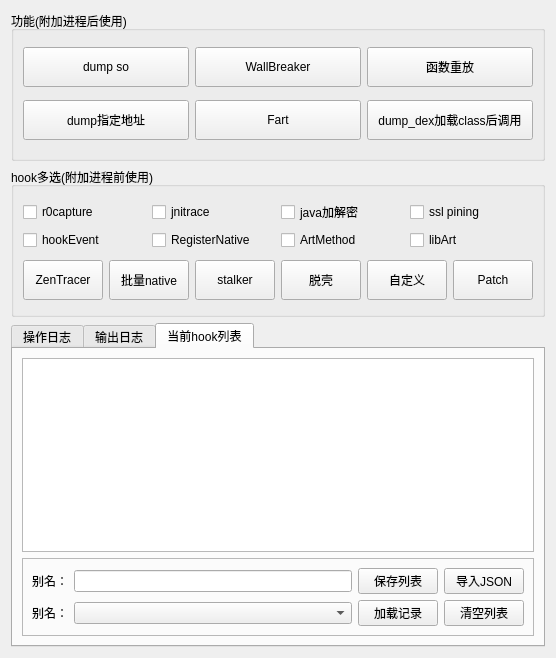
                        <widget class="QWidget" name="tab_2">
                            <attribute name="title">
                                <string>主界面</string>
                            </attribute>
                            <layout class="QGridLayout" name="gridLayout_6">
                                <item row="0" column="0">
                                    <widget class="QGroupBox" name="groupBox">
                                        <property name="minimumSize">
                                            <size>
                                                <width>0</width>
                                                <height>150</height>
                                            </size>
                                        </property>
                                        <property name="title">
                                            <string>功能(附加进程后使用)</string>
                                        </property>
                                        <layout class="QGridLayout" name="gridLayout_4">
                                            <item row="2" column="0">
                                                <widget class="QPushButton" name="btnDumpPtr">
                                                    <property name="minimumSize">
                                                        <size>
                                                            <width>0</width>
                                                            <height>40</height>
                                                        </size>
                                                    </property>
                                                    <property name="text">
                                                        <string>dump指定地址</string>
                                                    </property>
                                                </widget>
                                            </item>
                                            <item row="2" column="1">
                                                <widget class="QPushButton" name="btnFart">
                                                    <property name="minimumSize">
                                                        <size>
                                                            <width>0</width>
                                                            <height>40</height>
                                                        </size>
                                                    </property>
                                                    <property name="text">
                                                        <string>Fart</string>
                                                    </property>
                                                </widget>
                                            </item>
                                            <item row="2" column="2">
                                                <widget class="QPushButton" name="btnDumpDex">
                                                    <property name="minimumSize">
                                                        <size>
                                                            <width>0</width>
                                                            <height>40</height>
                                                        </size>
                                                    </property>
                                                    <property name="text">
                                                        <string>dump_dex加载class后调用</string>
                                                    </property>
                                                </widget>
                                            </item>
                                            <item row="0" column="0">
                                                <widget class="QPushButton" name="btnDumpSo">
                                                    <property name="minimumSize">
                                                        <size>
                                                            <width>0</width>
                                                            <height>40</height>
                                                        </size>
                                                    </property>
                                                    <property name="text">
                                                        <string>dump so</string>
                                                    </property>
                                                </widget>
                                            </item>
                                            <item row="0" column="1">
                                                <widget class="QPushButton" name="btnWallbreaker">
                                                    <property name="minimumSize">
                                                        <size>
                                                            <width>0</width>
                                                            <height>40</height>
                                                        </size>
                                                    </property>
                                                    <property name="text">
                                                        <string>WallBreaker</string>
                                                    </property>
                                                </widget>
                                            </item>
                                            <item row="0" column="2">
                                                <widget class="QPushButton" name="btnCallFunction">
                                                    <property name="minimumSize">
                                                        <size>
                                                            <width>0</width>
                                                            <height>40</height>
                                                        </size>
                                                    </property>
                                                    <property name="text">
                                                        <string>函数重放</string>
                                                    </property>
                                                </widget>
                                            </item>
                                        </layout>
                                    </widget>
                                </item>
                                <item row="1" column="0">
                                    <widget class="QGroupBox" name="groupBox_2">
                                        <property name="minimumSize">
                                            <size>
                                                <width>0</width>
                                                <height>150</height>
                                            </size>
                                        </property>
                                        <property name="title">
                                            <string>hook多选(附加进程前使用)</string>
                                        </property>
                                        <layout class="QGridLayout" name="gridLayout_7">
                                            <item row="0" column="0">
                                                <layout class="QGridLayout" name="gridLayout_5">
                                                    <item row="0" column="0">
                                                        <widget class="QCheckBox" name="chkNetwork">
                                                            <property name="text">
                                                                <string>r0capture</string>
                                                            </property>
                                                        </widget>
                                                    </item>
                                                    <item row="0" column="1">
                                                        <widget class="QCheckBox" name="chkJni">
                                                            <property name="text">
                                                                <string>jnitrace</string>
                                                            </property>
                                                        </widget>
                                                    </item>
                                                    <item row="0" column="2">
                                                        <widget class="QCheckBox" name="chkJavaEnc">
                                                            <property name="text">
                                                                <string>java加解密</string>
                                                            </property>
                                                        </widget>
                                                    </item>
                                                    <item row="0" column="3">
                                                        <widget class="QCheckBox" name="chkSslPining">
                                                            <property name="text">
                                                                <string>ssl pining</string>
                                                            </property>
                                                        </widget>
                                                    </item>
                                                    <item row="1" column="0">
                                                        <widget class="QCheckBox" name="chkHookEvent">
                                                            <property name="text">
                                                                <string>hookEvent</string>
                                                            </property>
                                                        </widget>
                                                    </item>
                                                    <item row="1" column="1">
                                                        <widget class="QCheckBox" name="chkRegisterNative">
                                                            <property name="text">
                                                                <string>RegisterNative</string>
                                                            </property>
                                                        </widget>
                                                    </item>
                                                    <item row="1" column="2">
                                                        <widget class="QCheckBox" name="chkArtMethod">
                                                            <property name="text">
                                                                <string>ArtMethod</string>
                                                            </property>
                                                        </widget>
                                                    </item>
                                                    <item row="1" column="3">
                                                        <widget class="QCheckBox" name="chkLibArt">
                                                            <property name="text">
                                                                <string>libArt</string>
                                                            </property>
                                                        </widget>
                                                    </item>
                                                </layout>
                                            </item>
                                            <item row="1" column="0">
                                                <layout class="QHBoxLayout" name="horizontalLayout">
                                                    <item>
                                                        <widget class="QPushButton" name="btnMatchMethod">
                                                            <property name="minimumSize">
                                                                <size>
                                                                    <width>0</width>
                                                                    <height>40</height>
                                                                </size>
                                                            </property>
                                                            <property name="text">
                                                                <string>ZenTracer</string>
                                                            </property>
                                                        </widget>
                                                    </item>
                                                    <item>
                                                        <widget class="QPushButton" name="btnNatives">
                                                            <property name="minimumSize">
                                                                <size>
                                                                    <width>0</width>
                                                                    <height>40</height>
                                                                </size>
                                                            </property>
                                                            <property name="text">
                                                                <string>批量native</string>
                                                            </property>
                                                        </widget>
                                                    </item>
                                                    <item>
                                                        <widget class="QPushButton" name="btnStalker">
                                                            <property name="minimumSize">
                                                                <size>
                                                                    <width>0</width>
                                                                    <height>40</height>
                                                                </size>
                                                            </property>
                                                            <property name="text">
                                                                <string>stalker</string>
                                                            </property>
                                                        </widget>
                                                    </item>
                                                    <item>
                                                        <widget class="QPushButton" name="btnTuoke">
                                                            <property name="minimumSize">
                                                                <size>
                                                                    <width>0</width>
                                                                    <height>40</height>
                                                                </size>
                                                            </property>
                                                            <property name="text">
                                                                <string>脱壳</string>
                                                            </property>
                                                        </widget>
                                                    </item>
                                                    <item>
                                                        <widget class="QPushButton" name="btnCustom">
                                                            <property name="enabled">
                                                                <bool>true</bool>
                                                            </property>
                                                            <property name="minimumSize">
                                                                <size>
                                                                    <width>0</width>
                                                                    <height>40</height>
                                                                </size>
                                                            </property>
                                                            <property name="text">
                                                                <string>自定义</string>
                                                            </property>
                                                        </widget>
                                                    </item>
                                                    <item>
                                                        <widget class="QPushButton" name="btnPatch">
                                                            <property name="enabled">
                                                                <bool>true</bool>
                                                            </property>
                                                            <property name="minimumSize">
                                                                <size>
                                                                    <width>0</width>
                                                                    <height>40</height>
                                                                </size>
                                                            </property>
                                                            <property name="text">
                                                                <string>Patch</string>
                                                            </property>
                                                        </widget>
                                                    </item>
                                                </layout>
                                            </item>
                                        </layout>
                                    </widget>
                                </item>
                                <item row="2" column="0">
                                    <widget class="QTabWidget" name="groupLogs">
                                        <property name="currentIndex">
                                            <number>2</number>
                                        </property>
                                        <widget class="QWidget" name="tab_3">
                                            <attribute name="title">
                                                <string>操作日志</string>
                                            </attribute>
                                            <layout class="QGridLayout" name="gridLayout_3">
                                                <item row="0" column="0">
                                                    <widget class="QPlainTextEdit" name="txtLogs">
                                                        <property name="readOnly">
                                                            <bool>true</bool>
                                                        </property>
                                                    </widget>
                                                </item>
                                            </layout>
                                        </widget>
                                        <widget class="QWidget" name="tab_5">
                                            <attribute name="title">
                                                <string>输出日志</string>
                                            </attribute>
                                            <layout class="QGridLayout" name="gridLayout_2">
                                                <item row="0" column="0">
                                                    <widget class="QPlainTextEdit" name="txtoutLogs">
                                                        <property name="readOnly">
                                                            <bool>true</bool>
                                                        </property>
                                                    </widget>
                                                </item>
                                            </layout>
                                        </widget>
                                        <widget class="QWidget" name="tab_4">
                                            <attribute name="title">
                                                <string>当前hook列表</string>
                                            </attribute>
                                            <layout class="QGridLayout" name="gridLayout_9">
                                                <item row="0" column="0">
                                                    <widget class="QTableWidget" name="tabHooks">
                                                        <property name="editTriggers">
                                                            <set>QAbstractItemView::NoEditTriggers</set>
                                                        </property>
                                                    </widget>
                                                </item>
                                                <item row="1" column="0">
                                                    <widget class="QFrame" name="frame">
                                                        <property name="frameShape">
                                                            <enum>QFrame::StyledPanel</enum>
                                                        </property>
                                                        <property name="frameShadow">
                                                            <enum>QFrame::Raised</enum>
                                                        </property>
                                                        <layout class="QGridLayout" name="gridLayout_8">
                                                            <item row="0" column="0">
                                                                <widget class="QLabel" name="label">
                                                                    <property name="text">
                                                                        <string>别名：</string>
                                                                    </property>
                                                                </widget>
                                                            </item>
                                                            <item row="0" column="1">
                                                                <widget class="QLineEdit" name="txtSaveHooks"/>
                                                            </item>
                                                            <item row="0" column="2">
                                                                <widget class="QPushButton" name="btnSaveHooks">
                                                                    <property name="maximumSize">
                                                                        <size>
                                                                            <width>150</width>
                                                                            <height>16777215</height>
                                                                        </size>
                                                                    </property>
                                                                    <property name="text">
                                                                        <string>保存列表</string>
                                                                    </property>
                                                                </widget>
                                                            </item>
                                                            <item row="0" column="3">
                                                                <widget class="QPushButton" name="btnImportHooks">
                                                                    <property name="maximumSize">
                                                                        <size>
                                                                            <width>150</width>
                                                                            <height>16777215</height>
                                                                        </size>
                                                                    </property>
                                                                    <property name="text">
                                                                        <string>导入JSON</string>
                                                                    </property>
                                                                </widget>
                                                            </item>
                                                            <item row="1" column="0">
                                                                <widget class="QLabel" name="label_2">
                                                                    <property name="text">
                                                                        <string>别名：</string>
                                                                    </property>
                                                                </widget>
                                                            </item>
                                                            <item row="1" column="1">
                                                                <widget class="QComboBox" name="cmbHooks"/>
                                                            </item>
                                                            <item row="1" column="2">
                                                                <widget class="QPushButton" name="btnLoadHooks">
                                                                    <property name="maximumSize">
                                                                        <size>
                                                                            <width>150</width>
                                                                            <height>16777215</height>
                                                                        </size>
                                                                    </property>
                                                                    <property name="text">
                                                                        <string>加载记录</string>
                                                                    </property>
                                                                </widget>
                                                            </item>
                                                            <item row="1" column="3">
                                                                <widget class="QPushButton" name="btnClearHooks">
                                                                    <property name="maximumSize">
                                                                        <size>
                                                                            <width>150</width>
                                                                            <height>16777215</height>
                                                                        </size>
                                                                    </property>
                                                                    <property name="text">
                                                                        <string>清空列表</string>
                                                                    </property>
                                                                </widget>
                                                            </item>
                                                        </layout>
                                                    </widget>
                                                </item>
                                            </layout>
                                        </widget>
                                    </widget>
                                </item>
                            </layout>
                        </widget>
